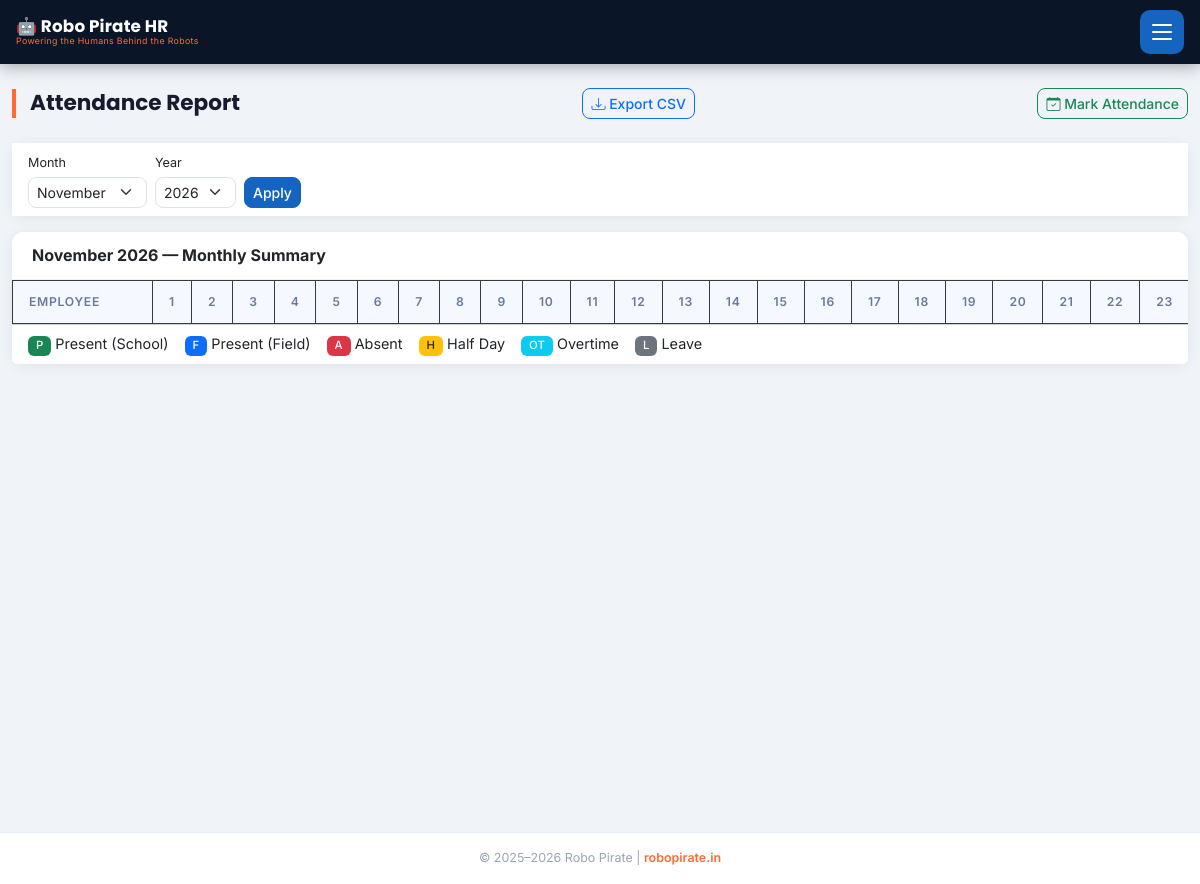
The page /attendance/report (signed in) on the database as committed earlier.
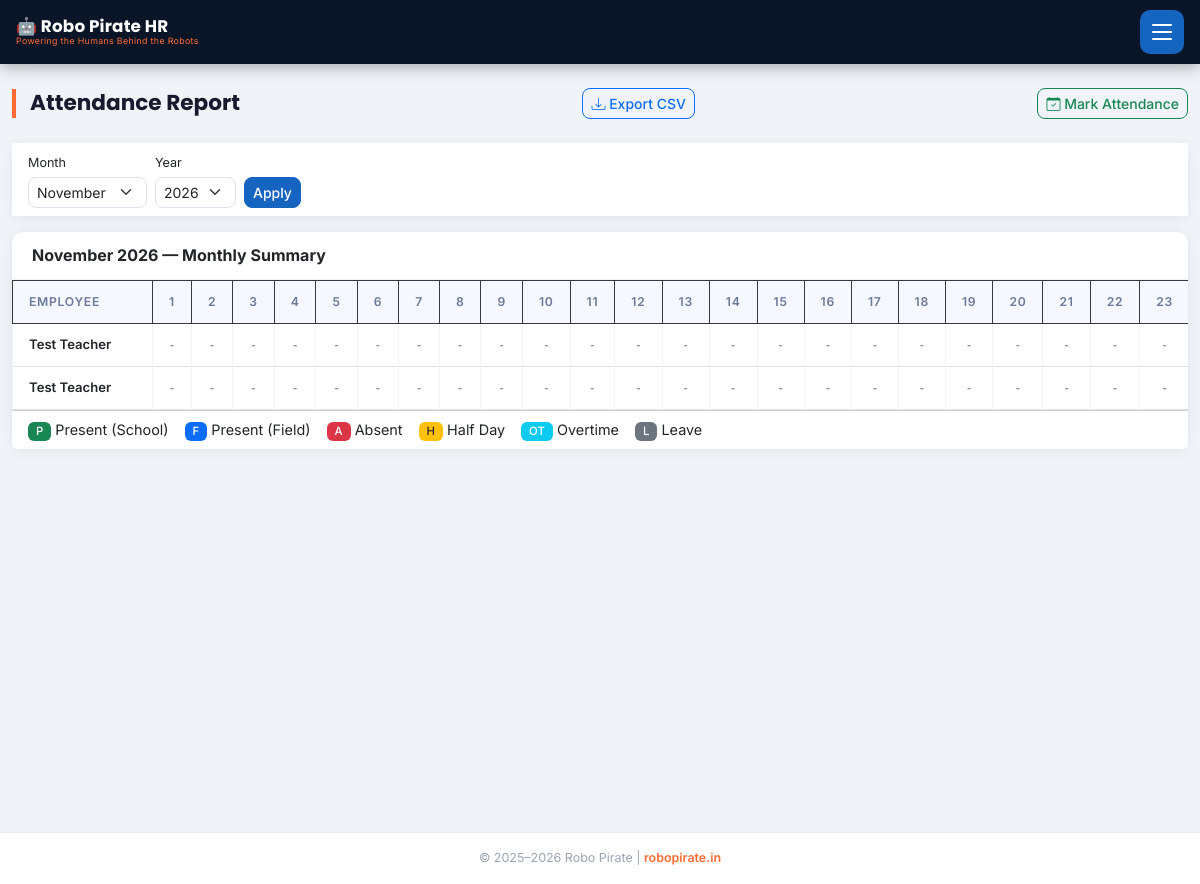
The same page on the database as committed later.
### models.py (models this page shows, shortened)
class Employee(db.Model):
    __tablename__ = 'employees'
    id = db.Column(db.Integer, primary_key=True)
    emp_id = db.Column(db.String(20), unique=True, nullable=False)
    name = db.Column(db.String(100), nullable=False)
    phone = db.Column(db.String(15), unique=True, nullable=False)
    email = db.Column(db.String(120))
    department_id = db.Column(db.Integer, db.ForeignKey('departments.id'))
    designation = db.Column(db.String(100))
    employee_type = db.Column(db.String(20), default='full_time')  # full_time, contract, part_time
    basic_salary = db.Column(db.Float, default=0.0)
    joining_date = db.Column(db.Date, default=date.today)
    is_active = db.Column(db.Boolean, default=True)
    is_approved = db.Column(db.Boolean, default=False)  # Admin approval required for self-registered
    bank_name = db.Column(db.String(100))
    account_number = db.Column(db.String(30))
    ifsc_code = db.Column(db.String(20))
    pan_number = db.Column(db.String(20))
    aadhar_number = db.Column(db.String(20))
    attendances = db.relationship('Attendance', backref='employee', lazy=True)
    leaves = db.relationship('Leave', backref='employee', lazy=True)
    payrolls = db.relationship('Payroll', backref='employee', lazy=True)
    advances = db.relationship('Advance', backref='employee', lazy=True)
    schools = db.relationship('School', secondary=employee_schools, lazy=True,
                              backref=db.backref('assigned_employees', lazy=True))

### blueprints/admin.py (the view)
@bp.route('/attendance/report')
@login_required
def attendance_report():
    month = int(request.args.get('month', date.today().month))
    year = int(request.args.get('year', date.today().year))
    emps = Employee.query.filter_by(is_active=True).order_by(Employee.name).all()
    _, days_in_month = calendar.monthrange(year, month)
    report = []
    for emp in emps:
        atts = {a.date.day: a for a in Attendance.query.filter_by(employee_id=emp.id).filter(
            extract('year', Attendance.date) == year,
            extract('month', Attendance.date) == month
        ).all()}
        present = sum(1 for a in atts.values() if a.status == 'present')
        half = sum(0.5 for a in atts.values() if a.status == 'half_day')
        absent = sum(1 for a in atts.values() if a.status == 'absent')
        ot = sum(a.overtime_hours or 0 for a in atts.values())
        late_days = sum(1 for a in atts.values() if a.late_minutes)
        early_days = sum(1 for a in atts.values() if a.early_minutes)
        report.append({
            'employee': emp, 'atts': atts,
            'present': present + half, 'absent': absent, 'overtime': ot,
            'late_days': late_days, 'early_days': early_days,
        })
    return render_template('attendance/report.html', report=report, month=month, year=year,
        days_in_month=days_in_month, get_month_name=get_month_name,
        months=list(range(1, 13)), years=list(range(2020, date.today().year + 2)))

### app.py (called while the page is built)
@app.context_processor
def inject_now():
    return {'now': datetime.now}

@app.before_request
def load_persisted_config():
    global _persisted_config_loaded
    if not _persisted_config_loaded:
        persisted_key = AppConfig.get('FAST2SMS_API_KEY')
        if persisted_key:
            app.config['FAST2SMS_API_KEY'] = persisted_key
        _persisted_config_loaded = True

@login_manager.user_loader
def load_user(user_id):
    return User.query.get(int(user_id))

@app.before_request
def restrict_employee_to_portal():
    if current_user.is_authenticated and not current_user.is_admin:
        allowed = ('/portal', '/employee', '/static', '/api', '/logout')
        if request.path != '/' and not request.path.startswith(allowed):
            return redirect(url_for('portal.portal_dashboard'))

### sms_service.py (called while the page is built)
def get_month_name(month_num):
    months = [
        '', 'January', 'February', 'March', 'April', 'May', 'June',
        'July', 'August', 'September', 'October', 'November', 'December'
    ]
    return months[month_num] if 1 <= month_num <= 12 else str(month_num)

### templates/attendance/report.html (shortened to what the changed rows need)
{% extends 'base.html' %}
{% block content %}
<div class="container-fluid py-4">
  <div class="card border-0 shadow-sm">
    <div class="card-body p-0">
      <div class="table-responsive">
        <table class="table table-sm table-bordered mb-0" style="font-size:0.82rem">
          <thead class="table-dark">
            <tr>
              <th class="sticky-col">Employee</th>
              {% for d in range(1, days_in_month + 1) %}
              <th class="text-center" style="min-width:32px">{{ d }}</th>
              {% endfor %}
            </tr>
          </thead>
          <tbody>
            {% for row in report %}
            <tr>
              <td class="fw-semibold sticky-col" style="white-space:nowrap">{{ row.employee.name }}</td>
              {% for d in range(1, days_in_month + 1) %}
              {% set att = row.atts.get(d) %}
              <td class="text-center p-1">
                {% if att %}
                  {% if att.status == 'present' %}
                    {% if att.location_type == 'field' %}
                      <span class="badge bg-primary" style="font-size:0.65rem">F</span>
                    {% else %}
                      <span class="badge bg-success" style="font-size:0.65rem">P</span>
                    {% endif %}
                  {% elif att.status == 'absent' %}
                    <span class="badge bg-danger" style="font-size:0.65rem">A</span>
                  {% elif att.status == 'half_day' %}
                    <span class="badge bg-warning text-dark" style="font-size:0.65rem">H</span>
                  {% elif att.status == 'overtime' %}
                    <span class="badge bg-info" style="font-size:0.65rem">OT</span>
                  {% elif att.status == 'leave' %}
                    <span class="badge bg-secondary" style="font-size:0.65rem">L</span>
                  {% elif att.status == 'holiday' %}
                    <span class="badge bg-light text-dark" style="font-size:0.65rem">H</span>
                  {% endif %}
                {% else %}
                  <span class="text-muted" style="font-size:0.65rem">-</span>
                {% endif %}
              </td>
              {% endfor %}
            </tr>
            {% endfor %}
          </tbody>
        </table>
      </div>
    </div>
  </div>
</div>
{% endblock %}

Rows that differ between the two databases and show on the page:
added Employee: employee.name "Test Teacher"
added Employee: employee.name "Test Teacher"
